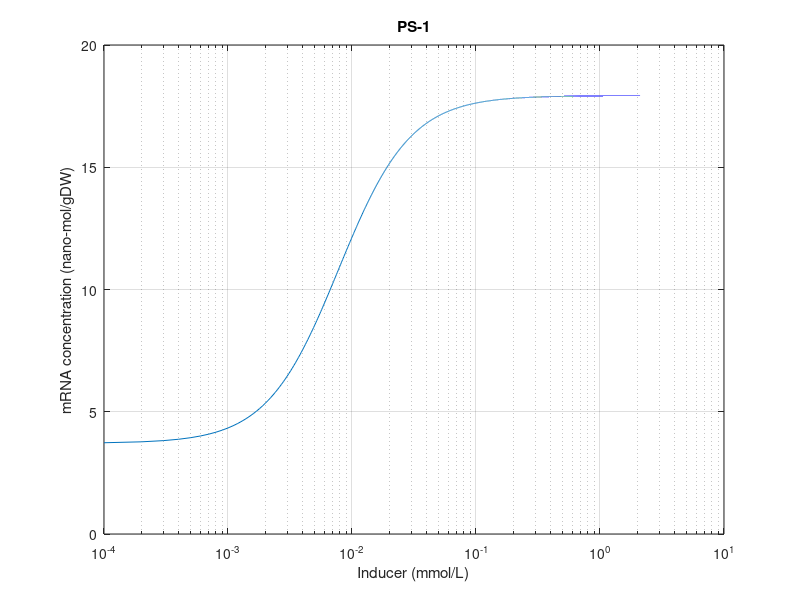

The MATLAB source for this figure:
clc
clear all

%control term
inducer_concentration=[0.0001:0.0001:10];               %mM
K_binding=0.3;                                          %mM
n=1.5;
weight_1=0.26;
weight_2=300;
binding_function=(inducer_concentration.^n)./(K_binding^n+inducer_concentration.^n);                        %non-dimensional
control_function=(weight_1+weight_2.*binding_function)./(1+weight_1+weight_2.*binding_function);            %control term

%Specific rate of transcription
max_transcription_rate=42;                                   %elongation_constant
k_elongation=max_transcription_rate/3075;     
k_initiation=1/42;
cell_volume=0.75*10^-15;                                     %L/cell
total_ribosome_R_XT=0.25*4600*10^6/(6.023*10^23*cell_volume);%micro-M
gene_concentration_Gp=2500*10^6/(6.023*10^23*cell_volume);   %micro-M 
                                                     
saturation_constant_Kxp=(80-50)/(38-10)*k_initiation;               
time_constant_tau_Xp=k_elongation/k_initiation;                               
thermodynamic_limit_r_x=k_elongation*total_ribosome_R_XT*gene_concentration_Gp/(saturation_constant_Kxp*time_constant_tau_Xp+(time_constant_tau_Xp+1)*gene_concentration_Gp);
rate_r_xhat=thermodynamic_limit_r_x.*control_function;

%mRNA concentration
doubling_time_td=30;                                %min
specific_growth_rate=log(2)/(60*doubling_time_td);  %1/s
mRNA_halflife=4;                                    %min
degradation_rate=log(2)/(mRNA_halflife*60);         %/s 
dry_weight=281*10^-15;                              %gDW/cell
mRNA_concentration=(rate_r_xhat./(degradation_rate+specific_growth_rate))*cell_volume/dry_weight*10^3; %nmol/gDW

%Plot
semilogx(inducer_concentration,mRNA_concentration,'-');
xlabel('Inducer (mmol/L)');
ylabel('mRNA concentration (nano-mol/gDW)');
%ylim([0 10]);
title('PS-1');
grid on